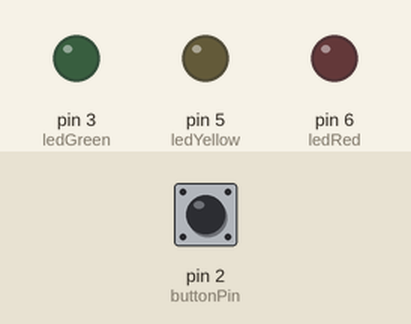
This sketch was run on a simulated Arduino Uno, built with avr-gcc and run on an emulated ATmega328P. Parts: output pins drawn as LEDs (lit = HIGH). Dashed ring = blinking. Inputs (shaded band) come from the test bench; at power-on: pin 2 (buttonPin) HIGH.

Above: at 1.2 s.
1.3 s: pin 2 (buttonPin) pulled LOW for 0.15 s
At 4.3 s:
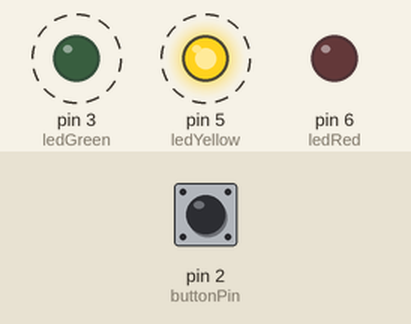
4.4 s: pin 2 (buttonPin) pulled LOW for 1 s
At 5.5 s:
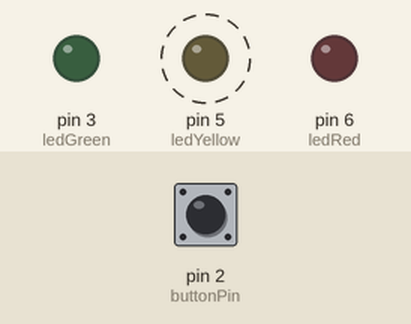
6.9 s: pin 2 (buttonPin) pulled LOW for 3.2 s
At 7.9 s:
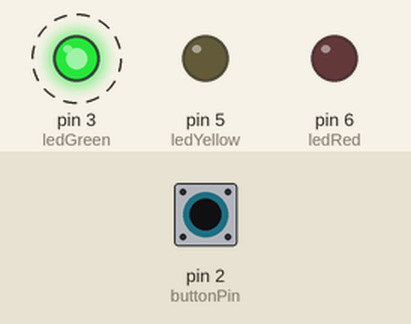
Timing chart, 0 to 17.6 s (numbered marks = the images above; inputs shaded):
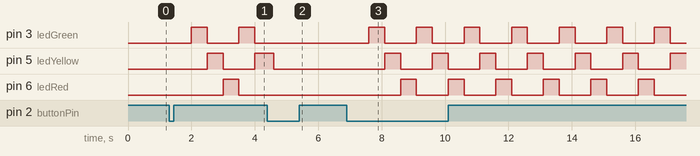

Measured:
- after the input at 1.3 s, pin 3 (ledGreen): alternates HIGH for 0.50 s and LOW for 1.0 s, starting after 0.70 s; pin 5 (ledYellow): LOW → HIGH after 1.2 s, → LOW 0.50 s later, → HIGH 1.0 s later; pin 6 (ledRed): LOW → HIGH after 1.7 s, → LOW 0.50 s later
- after the input at 4.4 s, pin 3 (ledGreen): stays LOW (without the input it goes to HIGH after 0.60 s); pin 6 (ledRed): stops changing and stays LOW
- after the input at 6.9 s, pin 3 (ledGreen): alternates HIGH for 0.50 s and LOW for 1.0 s, starting after 0.70 s; pin 5 (ledYellow): alternates HIGH for 0.50 s and LOW for 1.0 s, starting after 1.2 s; pin 6 (ledRed): alternates HIGH for 0.50 s and LOW for 1.0 s, starting after 1.7 s

The sketch:

led_toggle_button_start_green.ino
```cpp
// ----- LUME v0.2: LED toggle sequence with button control -----
// Always starts from GREEN when turned on

int ledGreen = 3;
int ledYellow = 5;
int ledRed = 6;
int buttonPin = 2;

bool isRunning = false;
bool lastButtonState = HIGH;

unsigned long lastBlink = 0;
int currentLED = 0;
unsigned long interval = 500;

void setup() {
  pinMode(ledGreen, OUTPUT);
  pinMode(ledYellow, OUTPUT);
  pinMode(ledRed, OUTPUT);
  pinMode(buttonPin, INPUT_PULLUP);
}

void loop() {
  // ---------- BUTTON TOGGLE ----------
  bool reading = digitalRead(buttonPin);

  if (reading == LOW && lastButtonState == HIGH) {
    isRunning = !isRunning;   // flip start/stop
    delay(200);               // debounce

    if (isRunning) {
      // when turning ON, reset to start from GREEN
      currentLED = 0;
      lastBlink = millis();
    } else {
      // when stopping, turn everything OFF
      digitalWrite(ledGreen, LOW);
      digitalWrite(ledYellow, LOW);
      digitalWrite(ledRed, LOW);
    }
  }
  lastButtonState = reading;

  // ---------- LED SEQUENCE ----------
  if (isRunning) {
    unsigned long now = millis();
    if (now - lastBlink >= interval) {
      lastBlink = now;

      // turn all LEDs off
      digitalWrite(ledGreen, LOW);
      digitalWrite(ledYellow, LOW);
      digitalWrite(ledRed, LOW);

      // light current LED
      if (currentLED == 0) digitalWrite(ledGreen, HIGH);
      else if (currentLED == 1) digitalWrite(ledYellow, HIGH);
      else if (currentLED == 2) digitalWrite(ledRed, HIGH);

      // advance index
      currentLED++;
      if (currentLED > 2) currentLED = 0;
    }
  }
}
```
